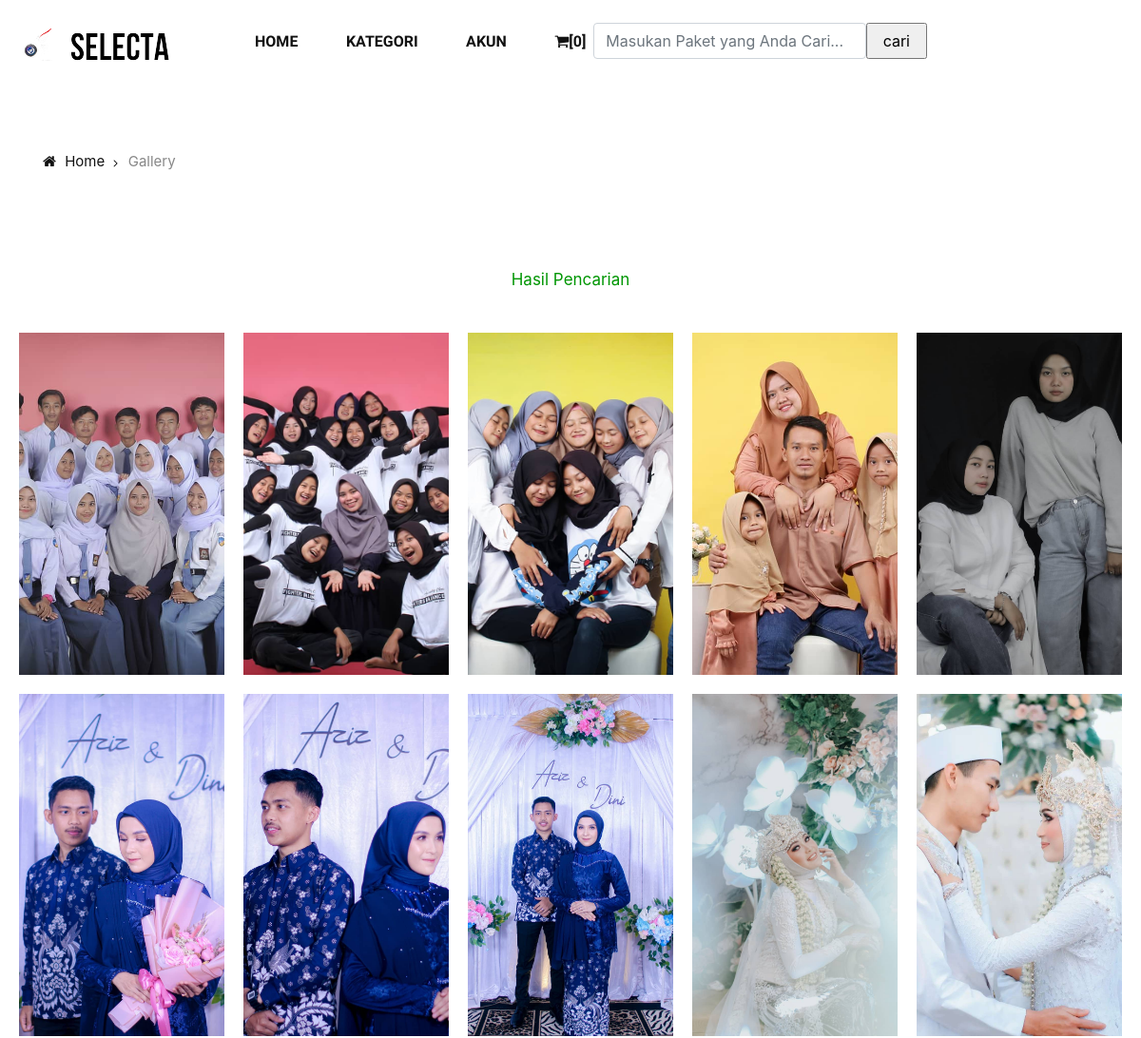
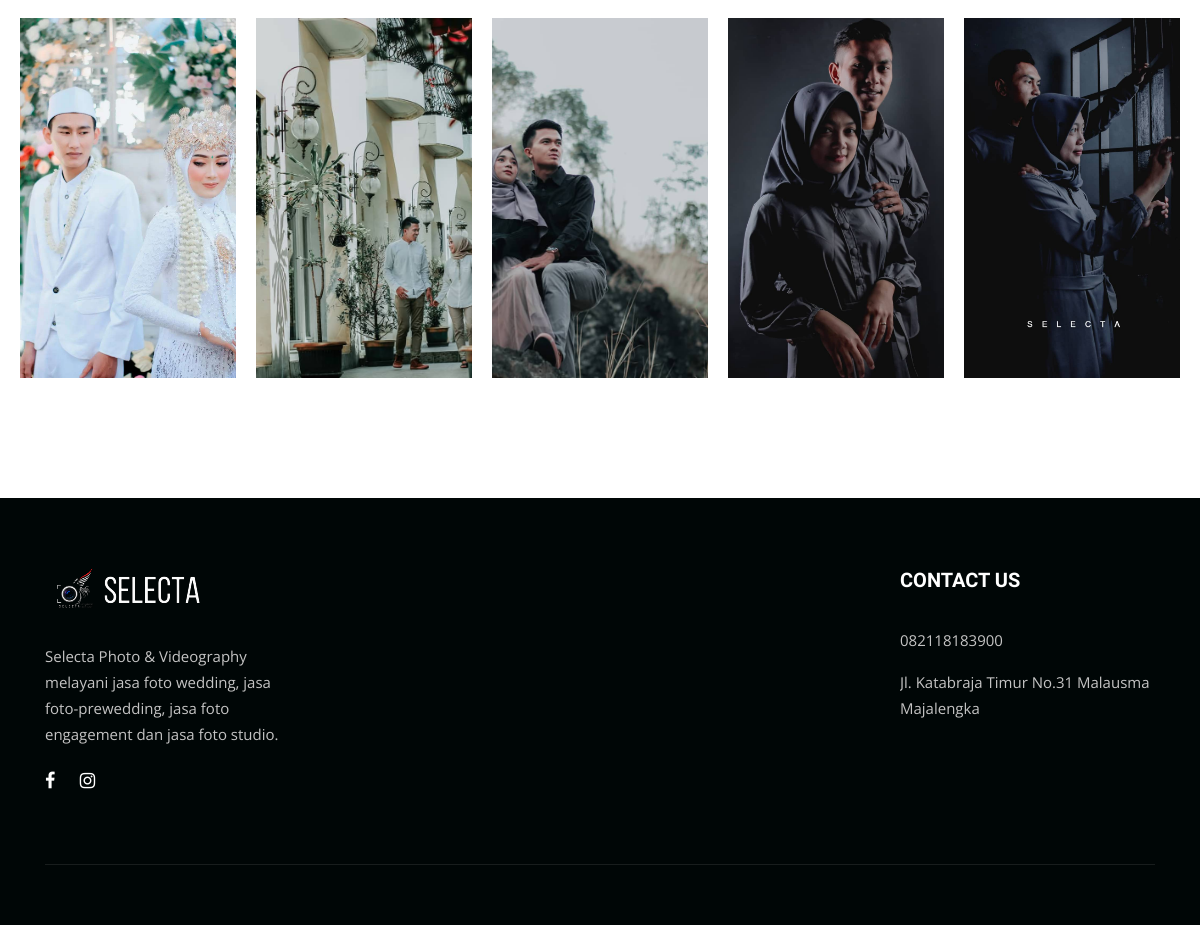
Screenshot of /index.php/pencarian with the database file from the repository (2 pictures, top to bottom).
### tables this page shows
CREATE TABLE `paket` (
  `id_paket` int(11) NOT NULL,
  `id_kategori` int(11) DEFAULT NULL,
  `nama_paket` varchar(128) DEFAULT NULL,
  `harga` varchar(128) DEFAULT NULL,
  `diskon` bigint(20) DEFAULT NULL,
  `stock` bigint(20) DEFAULT NULL,
  `deskripsi` text DEFAULT NULL,
  `ketentuan` text DEFAULT NULL,
  `gambar` text DEFAULT NULL
);

### application/views/layout/frontend/v_content.php (called while the page is built)
<?php
if ($isi) {
    $this->load->view($isi);
}

### application/views/layout/frontend/v_wrapper.php (called while the page is built)
<?php
require_once('v_head.php');
require_once('v_header.php');
require_once('v_nav.php');
require_once('v_content.php');
require_once('v_footer.php');

### application/controllers/Pencarian.php (called while the page is built, shortened)
<?php
class Pencarian extends CI_Controller
{
    public function __construct()
    {
        $this->load->model('m_pencarian');
        $this->load->model('m_transaksi');
    }
    public function index()
    {
        $keyword = $this->input->get('keyword');
        $data = array(
            'keyword'    => $keyword,
            'pencarian' => $this->m_pencarian->ambil_data($keyword),
            'isi'        => 'layout/frontend/pencarian/v_pencarian'
        );
        $this->load->view('layout/frontend/v_wrapper', $data, FALSE);
    }
}

### index.php (called while the page is built, shortened)
<?php
require_once BASEPATH.'core/CodeIgniter.php';

### application/models/M_pencarian.php (called while the page is built, shortened)
<?php
class M_pencarian extends CI_Model
{
    public function ambil_data($data = null)
    {
        $this->db->select('*');
        $this->db->from('paket');
        $this->db->join('kategori', 'paket.id_kategori = kategori.id_kategori', 'left');
        $this->db->order_by('id_paket', 'desc');
        return $this->db->get()->result();
    }
}

### application/views/layout/frontend/pencarian/v_pencarian.php (the view, shortened to what this page needs)
<div class="breadcrumb-option spad">
    <div class="container">
        <div class="row">
            <div class="col-lg-12">
                <div class="bo-links">
                    <a href="./index.html"><i class="fa fa-home"></i> Home</a>
                    <span>Gallery</span>
                </div>
            </div>
        </div>
    </div>
</div>
<div class="gallery-section spad">
    <div class="container">
        <div class="row">
            <div class="col-lg-12">
                <div class="filter-controls">
                    <ul>
                        <li class="active" data-filter="*">Hasil Pencarian</li>
                    </ul>
                </div>
            </div>
        </div>
    </div>
    <div class="container-fluid">
        <div class="row">
            <div class="col-lg-12 p-0">
                <div class="portfolio-filter">
                    <?php foreach ($pencarian as $key => $value) { ?>
                        <div class="pf-item set-bg fashion" data-setbg="<?= base_url('assets/gambar/' . $value->gambar) ?>">
                        </div>
                    <?php } ?>
                </div>
            </div>
        </div>
    </div>
</div>

### template1/css/style.css (style rules this page uses)
html, body { height: 100%; font-family: "Open Sans", sans-serif; -webkit-font-smoothing: antialiased; font-smoothing: antialiased; }
ul, ol { padding: 0; margin: 0; }
.set-bg { background-repeat: no-repeat; background-size: cover; background-position: top center; }
.spad { padding-top: 100px; padding-bottom: 100px; }
.filter-controls { margin-bottom: 43px; text-align: center; }
.filter-controls ul li { font-size: 17px; color: #888888; display: inline-block; list-style: none; margin-right: 60px; position: relative; cursor: pointer; }
.filter-controls ul li.active { color: #009603; }
.filter-controls ul li:after { position: absolute; right: -33px; top: -1px; content: "|"; color: #d7d7d7; }
.filter-controls ul li:last-child { margin-right: 0; }
.filter-controls ul li:last-child:after { display: none; }
.portfolio-filter .pf-item { width: calc(20% - 20px); height: 360px; float: left; margin-right: 20px; margin-bottom: 20px; position: relative; z-index: 1; display: -webkit-box; display: -ms-flexbox; display: flex; -webkit-box-align: center; -ms-flex-align: center; align-items: center; -webkit-box-pack: center; -ms-flex-pack: center; justify-content: center; overflow: hidden; }
.portfolio-filter .pf-item:after { position: absolute; left: 0; top: 0; width: 100%; height: 100%; background: rgba(0, 0, 0, 0.6); content: ""; z-index: -1; opacity: 0; -webkit-transition: all 0.3s; -o-transition: all 0.3s; transition: all 0.3s; }
.breadcrumb-option { padding-top: 55px; }
.breadcrumb-option .bo-links a { font-size: 15px; color: #111111; margin-right: 20px; position: relative; }
.breadcrumb-option .bo-links a i { margin-right: 5px; }
.breadcrumb-option .bo-links a:after { position: absolute; right: -18px; top: 1px; content: "5"; font-family: "ElegantIcons"; }
.breadcrumb-option .bo-links span { font-size: 15px; color: #888888; }
.gallery-section { padding-top: 0; }
.gallery-section .container-fluid { padding-left: 35px; }
@media only screen and (min-width: 1200px) { .container { max-width: 1170px; } }

### rows the page displays
paket: shows a picture
paket: shows a picture
paket: shows a picture
paket: shows a picture
paket: shows a picture
paket: shows a picture
paket: shows a picture
paket: shows a picture
paket: shows a picture
paket: shows a picture
paket: shows a picture
paket: shows a picture
paket: shows a picture
paket: shows a picture
paket: shows a picture

### other values shown
$jml_keranjang "0"
